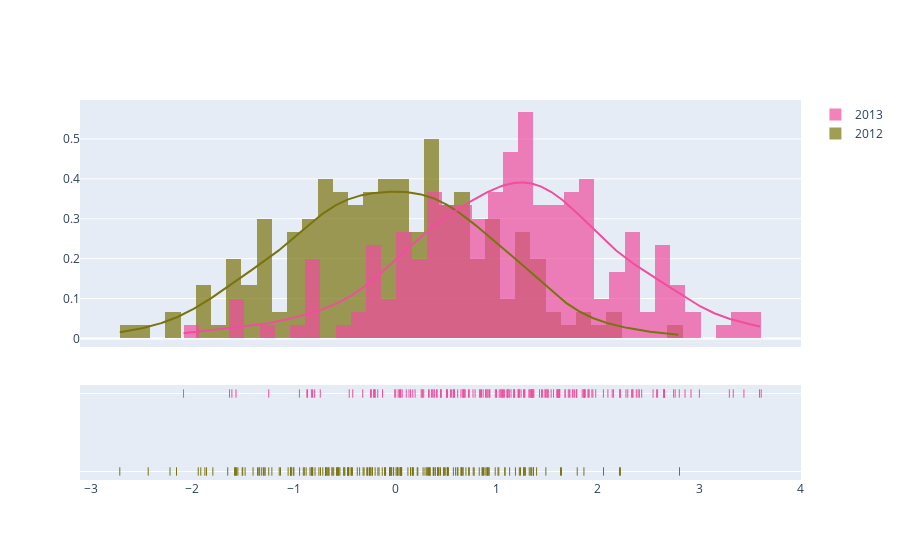

Notebook code for this chart:
### Code cell
df = pd.DataFrame({'2012': np.random.randn(200),
                   '2013': np.random.randn(200) + 1})
fig = ff.create_distplot([df[c] for c in df.columns],
                         df.columns,
                         colors=[COLOR_CHOICE_DICT['spruce_green_light'],
                                 COLOR_CHOICE_DICT['parallel_theme_pink']], bin_size=.15)
fig.show()

### Figure 1 — Plotly figure (JSON) as saved in the notebook; plotly's stock layout.template omitted (floating-point values rounded to 4 significant figures; data arrays with more than 128 entries replaced by an {"elided": "..."} marker saying what was removed)
{"data": [{"autobinx": false, "histnorm": "probability density", "legendgroup": "2012", "marker": {"color": "#79740d"}, "name": "2012", "opacity": 0.7, "x": {"elided": "200 float values"}, "xaxis": "x", "xbins": {"end": 2.804, "size": 0.15, "start": -2.716}, "yaxis": "y", "type": "histogram"}, {"autobinx": false, "histnorm": "probability density", "legendgroup": "2013", "marker": {"color": "#f04e9e"}, "name": "2013", "opacity": 0.7, "x": {"elided": "200 float values"}, "xaxis": "x", "xbins": {"end": 3.61, "size": 0.15, "start": -2.088}, "yaxis": "y", "type": "histogram"}, {"legendgroup": "2012", "marker": {"color": "#79740d"}, "mode": "lines", "name": "2012", "showlegend": false, "x": {"elided": "500 float values"}, "xaxis": "x", "y": {"elided": "500 float values"}, "yaxis": "y", "type": "scatter"}, {"legendgroup": "2013", "marker": {"color": "#f04e9e"}, "mode": "lines", "name": "2013", "showlegend": false, "x": {"elided": "500 float values"}, "xaxis": "x", "y": {"elided": "500 float values"}, "yaxis": "y", "type": "scatter"}, {"legendgroup": "2012", "marker": {"color": "#79740d", "symbol": "line-ns-open"}, "mode": "markers", "name": "2012", "showlegend": false, "x": {"elided": "200 float values"}, "xaxis": "x", "y": {"elided": "200 str values"}, "yaxis": "y2", "type": "scatter"}, {"legendgroup": "2013", "marker": {"color": "#f04e9e", "symbol": "line-ns-open"}, "mode": "markers", "name": "2013", "showlegend": false, "x": {"elided": "200 float values"}, "xaxis": "x", "y": {"elided": "200 str values"}, "yaxis": "y2", "type": "scatter"}], "layout": {"barmode": "overlay", "hovermode": "closest", "legend": {"traceorder": "reversed"}, "xaxis": {"anchor": "y2", "domain": [0.0, 1.0], "zeroline": false}, "yaxis": {"anchor": "free", "domain": [0.35, 1], "position": 0.0}, "yaxis2": {"anchor": "x", "domain": [0, 0.25], "dtick": 1, "showticklabels": false}}}
